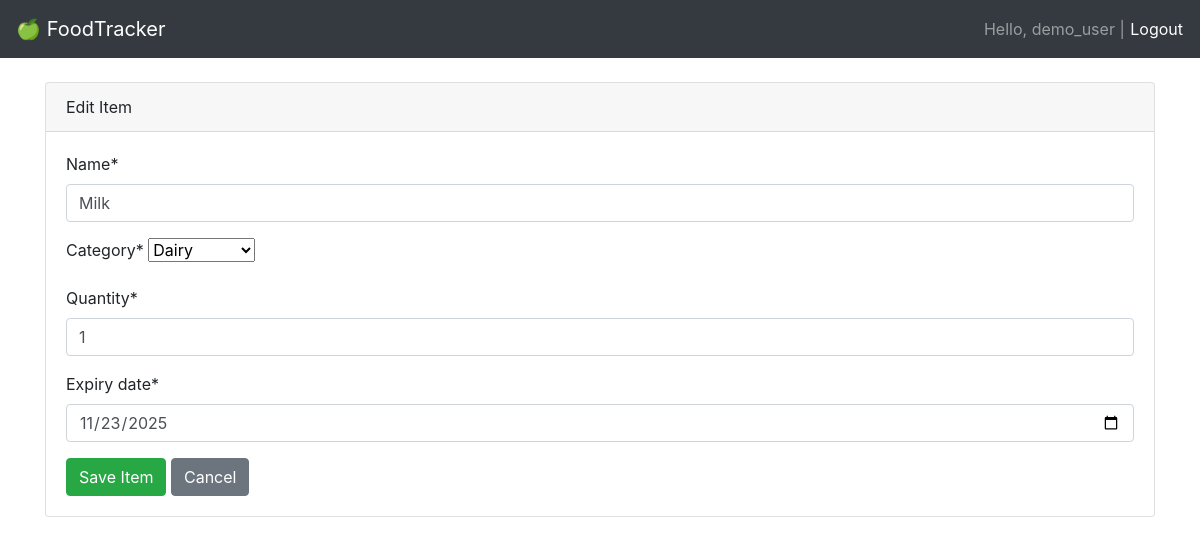
The app's page /edit/1/ (signed in) with its own data.
### tracker/models.py (models this page shows, shortened)
class FoodItem(models.Model):
    CATEGORIES = [
        ('Dairy', 'Dairy'), ('Fruits', 'Fruits'),
        ('Vegetables', 'Vegetables'), ('Meat', 'Meat'),
        ('Grains', 'Grains'), ('Snacks', 'Snacks'),
    ]
    user = models.ForeignKey(User, on_delete=models.CASCADE)
    name = models.CharField(max_length=100)
    category = models.CharField(max_length=50, choices=CATEGORIES)
    quantity = models.IntegerField(default=1)
    expiry_date = models.DateField()
    created_at = models.DateTimeField(auto_now_add=True)

### tracker/views.py (the view)
# urls.py: path('edit/<int:pk>/', views.edit_item, name='edit_item'),
@login_required
def edit_item(request, pk):
    item = get_object_or_404(FoodItem, pk=pk, user=request.user)
    if request.method == 'POST':
        form = FoodItemForm(request.POST, instance=item)
        if form.is_valid():
            form.save()
            return redirect('dashboard')
    else:
        form = FoodItemForm(instance=item)
    return render(request, 'tracker/form.html', {'form': form, 'title': 'Edit Item'})

### tracker/forms.py
class FoodItemForm(forms.ModelForm):
    class Meta:
        model = FoodItem
        fields = ['name', 'category', 'quantity', 'expiry_date']
        widgets = {
            'expiry_date': forms.DateInput(attrs={'type': 'date'}), # HTML5 Date Picker
        }

### tracker/templates/tracker/form.html (shortened to what this page needs)
{% extends 'tracker/base.html' %}
{% load crispy_forms_tags %}
{% block content %}
<div class="card">
    <div class="card-header">{{ title }}</div>
    <div class="card-body">
        <form method="post">
            {{ form|crispy }}
            <button type="submit" class="btn btn-success">Save Item</button>
            <a href="{% url 'dashboard' %}" class="btn btn-secondary">Cancel</a>
        </form>
    </div>
</div>
{% endblock %}

### tracker/templates/tracker/base.html (shortened to what this page needs)
<!DOCTYPE html>
<html>
<head>
    <link rel="stylesheet" href="https://stackpath.bootstrapcdn.com/bootstrap/4.5.0/css/bootstrap.min.css">
</head>
<body>
    <nav class="navbar navbar-dark bg-dark">
        <a class="navbar-brand" href="{% url 'home' %}">🍏 FoodTracker</a>
        {% if user.is_authenticated %}
            <span class="navbar-text">
                Hello, {{ user.username }} |
                <form action="{% url 'logout' %}" method="post" class="d-inline">
                    <button type="submit" class="btn btn-link p-0 m-0 align-baseline text-white" style="text-decoration: none;">Logout</button>
                </form>
            </span>
        {% else %}
            <a href="{% url 'login' %}" class="btn btn-primary btn-sm">Login</a>
        {% endif %}
    </nav>
    <div class="container mt-4">
        {% block content %}{% endblock %}
    </div>
</body>
</html>

### records on screen
FoodItem: name "Milk", category "Dairy", quantity "1", expiry_date "11/23/2025"

### other values on screen
{{ user.username }} "demo_user"
{{ title }} "Edit Item"
